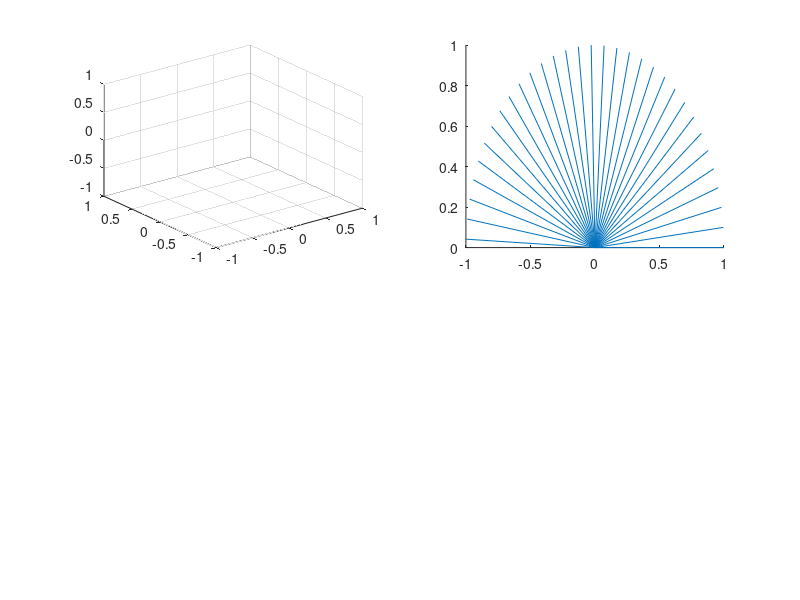

Recreate this plot in MATLAB.
l = 1;
x = [0, 0];
y = [0, 0];
z = [0, 0];

t = 0:0.1:pi;

for i=1:length(t)
    sb1 = subplot(2,2,1);
        grid on;
        axis([-1 1 -1 1]);
        x(2) = cos(t(i));
        y(2) = sin(t(i));
        pl = line(x,y, z);
        view(3);
        
        
    sb2 = subplot(2,2,2);
        copyobj(pl, sb2);
        view([0 0 1]);
        delete(pl);
        
    test = getframe;
    M(i) = test;
    
end

movie(M)